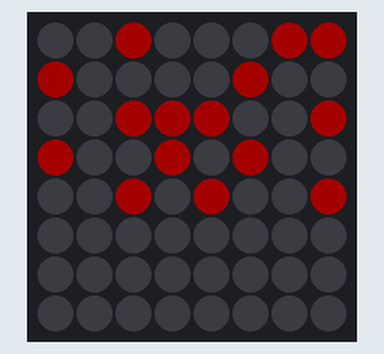
This sketch was run on a simulated Arduino Uno, built with avr-gcc and run on an emulated ATmega328P. On the bench: 8×8 RGB LED matrix (first LED top left, wired row by row). Dim RGB values are drawn brighter than linear; what the sketch prints to the serial monitor is not drawn.

Above: at 0.37 s.
At 5.41 s:
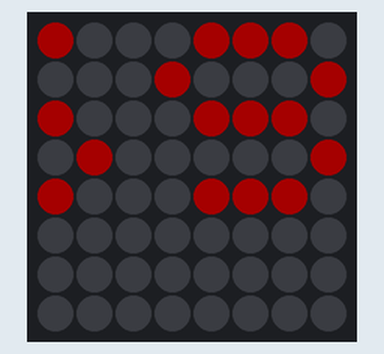
At 10.34 s:
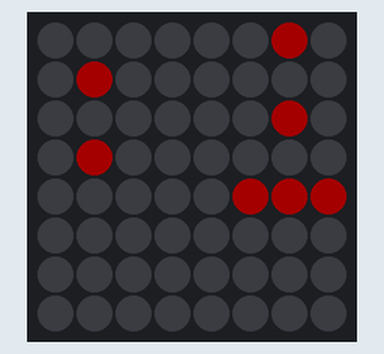
At 20.5 s:
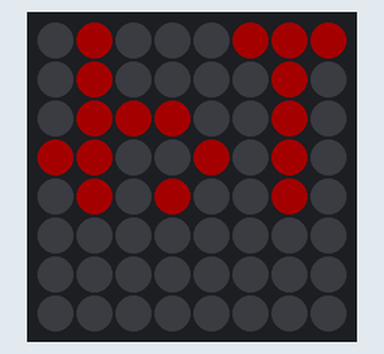
At 30.12 s:
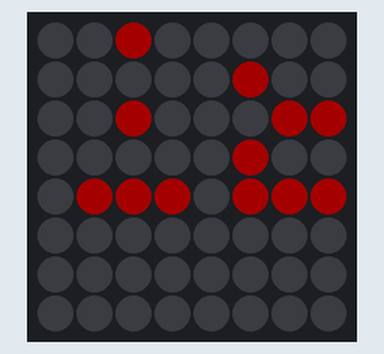
At 39.75 s:
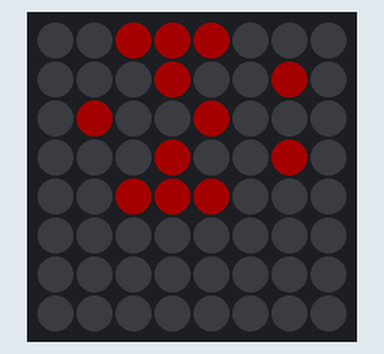

Measured:
- what the display in image 2 shows lasts 0.5 s, from 10.1 s to 10.6 s
- what the display in image 3 shows lasts 0.7 s, from 20.4 s to 21.1 s

The sketch:

NEOPIXEL_MATRIX_2.0.ino
```cpp
#define FASTLED_ESP8266_NODEMCU_PIN_ORDER

#include <FastLED.h>

#define LED_PIN  3
#define COLOR_ORDER GRB
#define CHIPSET     WS2811
#define BRIGHTNESS 64

const uint8_t kMatrixWidth = 8;
const uint8_t kMatrixHeight = 8;
const bool    kMatrixSerpentineLayout = false;

uint16_t XY( uint8_t x, uint8_t y)
{
  uint16_t i;

  if ( kMatrixSerpentineLayout == false) {
    i = (y * kMatrixWidth) + x;
  }

  if ( kMatrixSerpentineLayout == true) {
    if ( y & 0x01) {
      // Odd rows run backwards
      uint8_t reverseX = (kMatrixWidth - 1) - x;
      i = (y * kMatrixWidth) + reverseX;
    } else {
      // Even rows run forwards
      i = (y * kMatrixWidth) + x;
    }
  }

  return i;
}

#define NUM_LEDS (kMatrixWidth * kMatrixHeight)

CRGB leds_plus_safety_pixel[ NUM_LEDS + 1];
CRGB* const leds( leds_plus_safety_pixel + 1);

uint16_t XYsafe( uint8_t x, uint8_t y)
{
  if ( x >= kMatrixWidth) return -1;
  if ( y >= kMatrixHeight) return -1;
  return XY(x, y);
}
//-------------------------------------------------------------------------------------------------------------------------
/*
   Alt over den her linje skal bare være der, så lad værd at fjerne det <3

   Ellers er det ret ez at bruge skræmene, bare skriv følgende
   leds[ XY(X, Y)]  = CHSV( H, S, V);
   hvor X,Y er kordinaterne på led'erne (hvor 0,0 er nede i højre hjørne)
   H,S,V er Hue, Saturation og lysstyrke
*/
//Arrays til X
int errorX[] = {0, 0, 1, 1, 2, 2, 3, 3, 4, 4, 5, 5, 6, 6, 7, 7};
int errorY[] = {7, 0, 6, 1, 5, 2, 4, 3, 3, 4, 2, 5, 1, 6, 0, 7};

//Array for the number one
int oneX[] = {8, 7, 6, 5, 6, 6, 6, 6, 7};
int oneY[] = {8, 0, 0, 0, 1, 2, 3, 4, 3};

//Array for the number two
int twoX[] = {11, 5, 6, 7, 7, 7, 6, 5, 5, 5, 6, 7};
int twoY[] = {11, 0, 0, 0, 1, 2, 2, 2, 3, 4, 4, 4};

//Array for the number three
int threeX[] = {11, 7, 6, 5, 5, 5, 6, 7, 5, 5, 6, 7};
int threeY[] = {11, 0, 0, 0, 1, 2, 2, 2, 3, 4, 4, 4};

//Array for the number four
int fourX[] = {9, 5, 5, 5, 5, 5, 6, 7, 7, 7};
int fourY[] = {9, 0, 1, 2, 3, 4, 2, 2, 3, 4};

//Array for the number five
int fiveX[] = {11, 7, 6, 5, 5, 5, 6, 7, 7, 7, 6, 5};
int fiveY[] = {11, 0, 0, 0, 1, 2, 2, 2, 3, 4, 4, 4};

//Array for the number six
int sixX[] = {12, 5, 6, 7, 7, 7, 7, 7, 6, 5, 5, 5, 6};
int sixY[] = {12, 4, 4, 4, 3, 2, 1, 0, 0, 0, 1, 2, 2};

//Array for the number seven
int sevenX[] = {8, 7, 7, 6, 5, 5, 5, 5, 5};
int sevenY[] = {8, 3, 4, 4, 4, 3, 2, 1, 0};

//Array for the number eight
int eightX[] = {13, 5, 6, 7, 7, 7, 7, 7, 6, 5, 5, 5, 5, 6};
int eightY[] = {13, 4, 4, 4, 3, 2, 1, 0, 0, 0, 1, 2, 3, 2};

//Array for the number nine
int nineX[] = {10, 5, 6, 7, 7, 7, 6, 5, 5, 5, 5};
int nineY[] = {10, 4, 4, 4, 3, 2, 2, 2, 3, 1, 0};

//Array for the number zero
int zeroX[] = {12, 5, 6, 7, 7, 7, 7, 7, 6, 5, 5, 5, 5};
int zeroY[] = {12, 4, 4, 4, 3, 2, 1, 0, 0, 0, 1, 2, 3};

//Array for the letter A
int aX[] = {14, 7, 7, 7, 7, 7, 6, 5, 4, 4, 4, 4, 4, 5, 6};
int aY[] = {14, 0, 1, 2, 3, 4, 4, 4, 4, 3, 2, 1, 0, 1, 1};

//Array for the letter B
int bX[] = {13, 7, 7, 7, 7, 7, 6, 5, 4, 5, 6, 4, 5, 6};
int bY[] = {13, 0, 1, 2, 3, 4, 4, 4, 3, 2, 2, 1, 0, 0};

//Array for the letter C
int cX[] = {9, 4, 5, 6, 7, 7, 7, 6, 5, 4};
int cY[] = {9, 1, 0, 0, 1, 2, 3, 4, 4, 3};

//Array for the letter D
int dX[] = {12, 7, 7, 7, 7, 7, 6, 5, 4, 4, 4, 5, 6};
int dY[] = {12, 0, 1, 2, 3, 4, 4, 4, 3, 2, 1, 0, 0};

//Array for the letter E
int eX[] = {13, 4, 5, 6, 7, 7, 7, 6, 5, 7, 7, 6, 5, 4};
int eY[] = {13, 0, 0, 0, 0, 1, 2, 2, 2, 3, 4, 4, 4, 4};

//Array for the letter F
int fX[] = {10, 7, 7, 7, 6, 5, 7, 7, 6, 5, 4};
int fY[] = {10, 0, 1, 2, 2, 2, 3, 4, 4, 4, 4};

//Array for the letter G
int gX[] = {14, 5, 4, 4, 4, 5, 6, 7, 7, 7, 7, 7, 6, 5, 4};
int gY[] = {14, 2, 2, 1, 0, 0, 0, 0, 1, 2, 3, 4, 4, 4, 4};

//Array for the letter H
int hX[] = {12, 4, 4, 4, 4, 4, 7, 7, 7, 7, 7, 6, 5};
int hY[] = {12, 4, 3, 2, 1, 0, 0, 1, 2, 3, 4, 2, 2};

//Array for the letter I
int iX[] = {5, 7, 7, 7, 7, 7};
int iY[] = {5, 0, 1, 2, 3, 4};

//Array for the letter j
int jX[] = {6, 7, 6, 5, 5, 5, 5};
int jY[] = {6, 1, 0, 1, 2, 3, 4};

//Array for the letter k
int kX[] = {10, 7, 7, 7, 7, 7, 6, 5, 4, 5, 4};
int kY[] = {10, 0, 1, 2, 3, 4, 2, 3, 4, 1, 0};

//Array for the letter l
int lX[] = {7, 5, 6, 7, 7, 7, 7, 7};
int lY[] = {7, 0, 0, 0, 1, 2, 3, 4};

//Array for the letter m
int mX[] = {16, 3, 3, 3, 3, 3, 4, 4, 5, 5, 6, 6, 7, 7, 7, 7, 7};
int mY[] = {16, 0, 1, 2, 3, 4, 4, 3, 3, 2, 3, 4, 4, 3, 2, 1, 0};

//Array for the letter n
int nX[] = {12, 4, 4, 4, 4, 4, 5, 6, 7, 7, 7, 7, 7};
int nY[] = {12, 4, 3, 2, 1, 0, 2, 3, 4, 3, 2, 1, 0};

//Array for the letter o
int oX[] = {10, 4, 4, 4, 5, 6, 7, 7, 7, 6, 5};
int oY[] = {10, 3, 2, 1, 0, 0, 1, 2, 3, 4, 4};

//Array for the letter p
int pX[] = {10, 7, 7, 7, 7, 7, 6, 5, 5, 5, 6};
int pY[] = {10, 0, 1, 2, 3, 4, 4, 4, 3, 2, 2};

//Array for the letter q
int qX[] = {10,5, 5, 7, 7, 7, 6, 5, 5, 5, 6};
int qY[] = {10,0, 1, 2, 3, 4, 4, 4, 3, 2, 2};

//Array for the letter r
int rX[] = {12, 7, 7, 7, 7, 7, 6, 5, 4, 5, 6, 4, 4};
int rY[] = {12, 0, 1, 2, 3, 4, 4, 4, 3, 2, 2, 1, 0};

//Array for the letter s
int sX[] = {11, 7, 6, 5, 5, 5, 6, 7, 7, 7, 6, 5};
int sY[] = {11, 0, 0, 0, 1, 2, 2, 2, 3, 4, 4, 4};

//Array for the letter t
int tX[] = {7, 6, 6, 6, 6, 6, 7, 5};
int tY[] = {7, 0, 1, 2, 3, 4, 4, 4};

//Array for the letter u
int uX[] = {12, 4, 4, 4, 4, 4, 5, 6, 7, 7, 7, 7, 7};
int uY[] = {12, 4, 3, 2, 1, 0, 0, 0, 0, 1, 2, 3, 4};

//Array for the letter v
int vX[] = {9, 5, 5, 5, 5, 6, 7, 7, 7, 7};
int vY[] = {9, 4, 3, 2, 1, 0, 1, 2, 3, 4};

//Array for the letter w
int wX[] = {16, 3, 3, 3, 3, 3, 4, 4, 5, 5, 6, 6, 7, 7, 7, 7, 7};
int wY[] = {16, 4, 3, 2, 1, 0, 0, 1, 1, 2, 1, 0, 0, 1, 2, 3, 4};

//Array for the letter x
int xX[] = {9, 5, 5, 5, 5, 6, 7, 7, 7, 7};
int xY[] = {9, 4, 3, 1, 0, 2, 0, 1, 3, 4};

//Array for the letter y
int yX[] = {7, 5, 5, 6, 6, 6, 7, 7};
int yY[] = {7, 4, 3, 2, 1, 0, 3, 4};

//Array for the letter z
int zX[] = {9, 7, 6, 5, 5, 6, 7, 7, 6, 5};
int zY[] = {9, 4, 4, 4, 3, 2, 1, 0, 0, 0};

void setup() {
  FastLED.addLeds<CHIPSET, LED_PIN, COLOR_ORDER>(leds, NUM_LEDS).setCorrection(TypicalSMD5050);
  FastLED.setBrightness( BRIGHTNESS );

  Serial.begin(115200);
  Serial.println("");
  Serial.println("Finished Booting");

}

void loop() {
  FastLED.setBrightness(BRIGHTNESS);

  writeLongString("14 days left");
  delay(200);
}


void writeLongString(String str) {
  int strLength = str.length();

  //getting length in pixels
  int pixelLength = 0;

  for (int i = 0; i <= strLength; i++) {
    pixelLength += getWidth(getXArray(str.charAt(i)));
  }

  int waitTime = 200;
  for (int i = 0; i <= pixelLength + 1; i++) {
    writeString(str, 0, i * -1);
    delay(waitTime);
  }

  for (int i = -(pixelLength + 1); i <= 0; i++) {
    writeString(str, 0, i);
    delay(waitTime);
  }
}

void writeString(String str, int writeDelay, int offsetValue) {

  turnOff();

  int lengthOfString = str.length();

  if (lengthOfString == 1) {
    str = "0" + str;
    lengthOfString = 2;
  }

  for (int i = 0; i < lengthOfString; i++) {
    char s = str.charAt(i);
    if (s == '1') {
      turnOnArray(oneX, oneY, writeDelay, offsetValue);
    } else if (s == '2') {
      turnOnArray(twoX, twoY, writeDelay, offsetValue);
    } else if (s == '3') {
      turnOnArray(threeX, threeY, writeDelay, offsetValue);
    } else if (s == '4') {
      turnOnArray(fourX, fourY, writeDelay, offsetValue);
    } else if (s == '5') {
      turnOnArray(fiveX, fiveY, writeDelay, offsetValue);
    } else if (s == '6') {
      turnOnArray(sixX, sixY, writeDelay, offsetValue);
    } else if (s == '7') {
      turnOnArray(sevenX, sevenY, writeDelay, offsetValue);
    } else if (s == '8') {
      turnOnArray(eightX, eightY, writeDelay, offsetValue);
    } else if (s == '9') {
      turnOnArray(nineX, nineY, writeDelay, offsetValue);
    } else if (s == '0') {
      turnOnArray(zeroX, zeroY, writeDelay, offsetValue);
    } else if (s == 'a') {
      turnOnArray(aX, aY, writeDelay, offsetValue);
    } else if (s == 'b') {
      turnOnArray(bX, bY, writeDelay, offsetValue);
    } else if (s == 'c') {
      turnOnArray(cX, cY, writeDelay, offsetValue);
    } else if (s == 'd') {
      turnOnArray(dX, dY, writeDelay, offsetValue);
    } else if (s == 'e') {
      turnOnArray(eX, eY, writeDelay, offsetValue);
    } else if (s == 'f') {
      turnOnArray(fX, fY, writeDelay, offsetValue);
    } else if (s == 'g') {
      turnOnArray(gX, gY, writeDelay, offsetValue);
    } else if (s == 'h') {
      turnOnArray(hX, hY, writeDelay, offsetValue);
    } else if (s == 'i') {
      turnOnArray(iX, iY, writeDelay, offsetValue);
    } else if (s == 'j') {
      turnOnArray(jX, jY, writeDelay, offsetValue);
    } else if (s == 'k') {
      turnOnArray(kX, kY, writeDelay, offsetValue);
    } else if (s == 'l') {
      turnOnArray(lX, lY, writeDelay, offsetValue);
    } else if (s == 'm') {
      turnOnArray(mX, mY, writeDelay, offsetValue);
    } else if (s == 'n') {
      turnOnArray(nX, nY, writeDelay, offsetValue);
    } else if (s == 'o') {
      turnOnArray(oX, oY, writeDelay, offsetValue);
    } else if (s == 'p') {
      turnOnArray(pX, pY, writeDelay, offsetValue);
    } else if (s == 'q') {
      turnOnArray(qX, qY, writeDelay, offsetValue);
    } else if (s == 'r') {
      turnOnArray(rX, rY, writeDelay, offsetValue);
    } else if (s == 's') {
      turnOnArray(sX, sY, writeDelay, offsetValue);
    } else if (s == 't') {
      turnOnArray(tX, tY, writeDelay, offsetValue);
    } else if (s == 'u') {
      turnOnArray(uX, uY, writeDelay, offsetValue);
    } else if (s == 'v') {
      turnOnArray(vX, vY, writeDelay, offsetValue);
    } else if (s == 'w') {
      turnOnArray(wX, wY, writeDelay, offsetValue);
    } else if (s == 'x') {
      turnOnArray(xX, xY, writeDelay, offsetValue);
    } else if (s == 'y') {
      turnOnArray(yX, yY, writeDelay, offsetValue);
    } else if (s == 'z') {
      turnOnArray(zX, zY, writeDelay, offsetValue);
    } else if (isWhitespace(s)) {
      //Do Nothing
    } else {
      turnOnArray(xX, xY, writeDelay, offsetValue);
    }

    if(isWhitespace(s)){
      offsetValue += 2;
      continue;
    }

    offsetValue += (getWidth(getXArray(s))) + 1;
  }
}

void turnOnArray(int arrayX[], int arrayY[], int _speed, int offset) {

  int arrayLength = arrayX[0];

  for (int i = 1; i < arrayLength+1; i++) {

    if (arrayX[i] - offset > 7 || arrayX[i] - offset < 0) {
      continue;
    }

    leds[ XY(arrayX[i] - offset, arrayY[i])]  = CHSV( 255, 255, 200);

    delay(_speed);
  }
  FastLED.show();
}

void turnOff() {
  for (int i = 0; i < 8; i++) {
    for (int y = 0; y < 8; y++) {
      leds[ XY(i, y)]  = CHSV( 0, 0, 0);
    }
  }
}

int getWidth(int c[]) {

  int lowestValue = 7;

  for (int i = 1; i <= c[0]; i++) {
    if (c[i] < lowestValue) {
      lowestValue = c[i];
    }
  }
  return 8 - lowestValue;
}

int* getXArray(char s) {
  if (s == '1') {
    return oneX;
  } else if (s == '2') {
    return twoX;
  } else if (s == '3') {
    return threeX;
  } else if (s == '4') {
    return fourX;
  } else if (s == '5') {
    return fiveX;
  } else if (s == '6') {
    return sixX;
  } else if (s == '7') {
    return sevenX;
  } else if (s == '8') {
    return eightX;
  } else if (s == '9') {
    return nineX;
  } else if (s == '0') {
    return zeroX;
  } else if (s == 'a') {
    return aX;
  } else if (s == 'b') {
    return bX;
  } else if (s == 'c') {
    return cX;
  } else if (s == 'd') {
    return dX;
  } else if (s == 'e') {
    return eX;
  } else if (s == 'f') {
    return fX;
  } else if (s == 'g') {
    return gX;
  } else if (s == 'h') {
    return hX;
  } else if (s == 'i') {
    return iX;
  } else if (s == 'j') {
    return jX;
  } else if (s == 'k') {
    return kX;
  } else if (s == 'l') {
    return lX;
  } else if (s == 'm') {
    return mX;
  } else if (s == 'n') {
    return nX;
  } else if (s == 'o') {
    return oX;
  } else if (s == 'p') {
    return pX;
  } else if (s == 'q') {
    return qX;
  } else if (s == 'r') {
    return rX;
  } else if (s == 's') {
    return sX;
  } else if (s == 't') {
    return tX;
  } else if (s == 'u') {
    return uX;
  } else if (s == 'v') {
    return vX;
  } else if (s == 'w') {
    return wX;
  } else if (s == 'x') {
    return xX;
  } else if (s == 'y') {
    return yX;
  } else if (s == 'z') {
    return zX;
  } else {
    return xX;
  }
}
```
